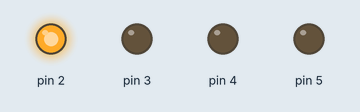
This sketch was run on a simulated Arduino Uno, built with avr-gcc and run on an emulated ATmega328P. Parts: output pins drawn as LEDs (lit = HIGH).

Above: at 0.5 s.
At 2.5 s:
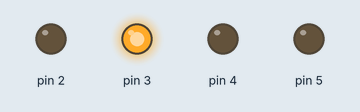
At 4.5 s:
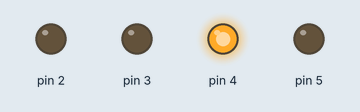
At 6.5 s:
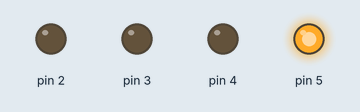
At 9.5 s:
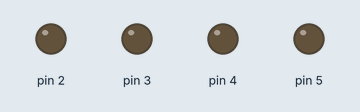
Timing chart, 0 to 10.4 s (numbered marks = the images above):
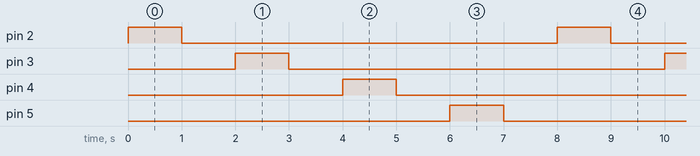

The sketch:

Led_Chaser_Light.ino
```cpp
void setup()
{
  // Inițializarea pinilor pentru LED-uri (2, 3, 4 și 5)
  for (int i = 2; i <= 5; i++)
    pinMode(i, OUTPUT);
}

void loop()
{
  // Ciclul prin LED-urile 2, 3, 4 și 5
  for (int i = 2; i <= 5; i++)
  {
    // Aprinderea LED-ului curent
    digitalWrite(i, HIGH);
    delay(1000); // Așteptare 1000 de milisecunde
    // Stingerea LED-ului curent
    digitalWrite(i, LOW);
    delay(1000); // Așteptare 1000 de milisecunde
  }
}
```

Measured:
- by itself, pin 2–5: alternates HIGH for 1.0 s and LOW for 7.0 s
- by itself, everything shown: repeats every 8.0 s, in 8 steps
